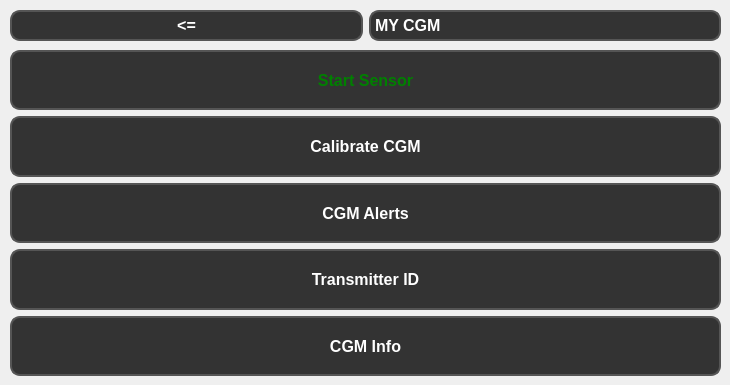
        <widget class="QWidget" name="myCGMPage">
         <widget class="QWidget" name="verticalLayoutWidget_5">
          <property name="geometry">
           <rect>
            <x>10</x>
            <y>50</y>
            <width>711</width>
            <height>326</height>
           </rect>
          </property>
          <layout class="QVBoxLayout" name="verticalLayout_8">
           <item>
            <widget class="QPushButton" name="startStopSensorButton">
             <property name="sizePolicy">
              <sizepolicy hsizetype="Minimum" vsizetype="Minimum">
               <horstretch>0</horstretch>
               <verstretch>0</verstretch>
              </sizepolicy>
             </property>
             <property name="minimumSize">
              <size>
               <width>0</width>
               <height>60</height>
              </size>
             </property>
             <property name="styleSheet">
              <string notr="true">QPushButton {
    font: bold 12pt;
    background-color: #333;
    color: green;
    border-radius: 10px;
    border: 2px solid #555;
}</string>
             </property>
             <property name="text">
              <string>Start Sensor</string>
             </property>
            </widget>
           </item>
           <item>
            <widget class="QPushButton" name="calibrateCGMButton">
             <property name="sizePolicy">
              <sizepolicy hsizetype="Minimum" vsizetype="Minimum">
               <horstretch>0</horstretch>
               <verstretch>0</verstretch>
              </sizepolicy>
             </property>
             <property name="minimumSize">
              <size>
               <width>0</width>
               <height>60</height>
              </size>
             </property>
             <property name="styleSheet">
              <string notr="true">QPushButton {
    font: bold 12pt;
    background-color: #333;
    color: white;
    border-radius: 10px;
    border: 2px solid #555;
}</string>
             </property>
             <property name="text">
              <string>Calibrate CGM</string>
             </property>
            </widget>
           </item>
           <item>
            <widget class="QPushButton" name="cgmAlertsButton">
             <property name="sizePolicy">
              <sizepolicy hsizetype="Minimum" vsizetype="Minimum">
               <horstretch>0</horstretch>
               <verstretch>0</verstretch>
              </sizepolicy>
             </property>
             <property name="minimumSize">
              <size>
               <width>0</width>
               <height>60</height>
              </size>
             </property>
             <property name="styleSheet">
              <string notr="true">QPushButton {
    font: bold 12pt;
    background-color: #333;
    color: white;
    border-radius: 10px;
    border: 2px solid #555;
}</string>
             </property>
             <property name="text">
              <string>CGM Alerts</string>
             </property>
            </widget>
           </item>
           <item>
            <widget class="QPushButton" name="transmitterIDButton">
             <property name="sizePolicy">
              <sizepolicy hsizetype="Minimum" vsizetype="Minimum">
               <horstretch>0</horstretch>
               <verstretch>0</verstretch>
              </sizepolicy>
             </property>
             <property name="minimumSize">
              <size>
               <width>0</width>
               <height>60</height>
              </size>
             </property>
             <property name="styleSheet">
              <string notr="true">QPushButton {
    font: bold 12pt;
    background-color: #333;
    color: white;
    border-radius: 10px;
    border: 2px solid #555;
}</string>
             </property>
             <property name="text">
              <string>Transmitter ID</string>
             </property>
            </widget>
           </item>
           <item>
            <widget class="QPushButton" name="cgmInfoButton">
             <property name="sizePolicy">
              <sizepolicy hsizetype="Minimum" vsizetype="Minimum">
               <horstretch>0</horstretch>
               <verstretch>0</verstretch>
              </sizepolicy>
             </property>
             <property name="minimumSize">
              <size>
               <width>0</width>
               <height>60</height>
              </size>
             </property>
             <property name="styleSheet">
              <string notr="true">QPushButton {
    font: bold 12pt;
    background-color: #333;
    color: white;
    border-radius: 10px;
    border: 2px solid #555;
}</string>
             </property>
             <property name="text">
              <string>CGM Info</string>
             </property>
            </widget>
           </item>
          </layout>
         </widget>
         <widget class="QWidget" name="horizontalLayoutWidget_5">
          <property name="geometry">
           <rect>
            <x>10</x>
            <y>10</y>
            <width>711</width>
            <height>31</height>
           </rect>
          </property>
          <layout class="QHBoxLayout" name="horizontalLayout_11">
           <item>
            <widget class="QPushButton" name="backButton_MyCGM">
             <property name="sizePolicy">
              <sizepolicy hsizetype="Minimum" vsizetype="Preferred">
               <horstretch>0</horstretch>
               <verstretch>0</verstretch>
              </sizepolicy>
             </property>
             <property name="styleSheet">
              <string notr="true">QPushButton {
    font: bold 12pt;
    background-color: #333;
    color: white;
    border-radius: 10px;
    border: 2px solid #555;
}</string>
             </property>
             <property name="text">
              <string>&lt;=</string>
             </property>
            </widget>
           </item>
           <item>
            <widget class="QLabel" name="myCGMLabel">
             <property name="styleSheet">
              <string notr="true">QLabel {
    font: bold 12pt;
    background-color: #333;
    color: white;
    border-radius: 10px;
    border: 2px solid #555;
        qproperty-alignment: 'AlignCenter';
}</string>
             </property>
             <property name="text">
              <string>MY CGM</string>
             </property>
            </widget>
           </item>
          </layout>
         </widget>
        </widget>
